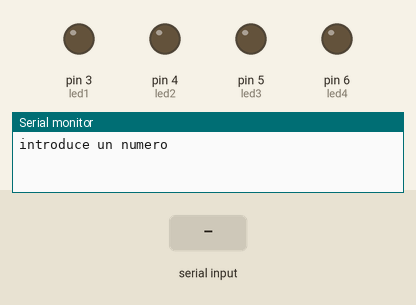
This sketch was run on a simulated Arduino Uno, built with avr-gcc and run on an emulated ATmega328P. Parts: output pins drawn as LEDs (lit = HIGH), the last lines printed to the serial monitor. Inputs (shaded band) come from the test bench.

Above: at 1.2 s.
1.3 s: "90,45\n" received over Serial
At 3.1 s:
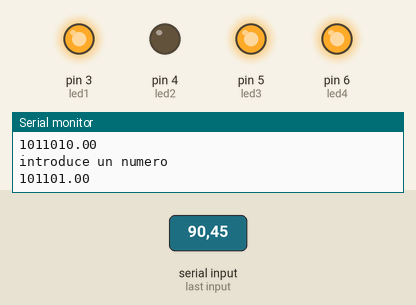
3.8 s: "30,150\n" received over Serial
At 6.0 s:
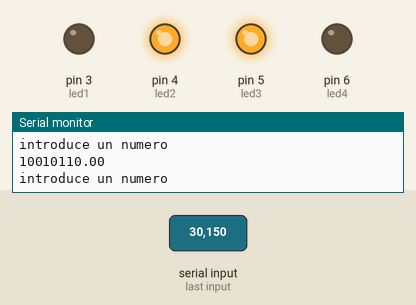
6.3 s: "5\n" received over Serial
At 7.3 s:
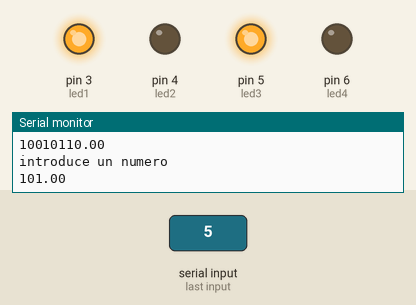
9.3 s: "200\n" received over Serial
At 9.7 s:
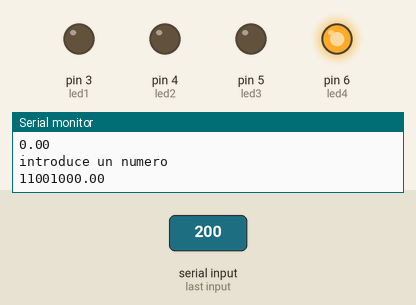
12.3 s: "90\n" received over Serial
At 13.3 s:
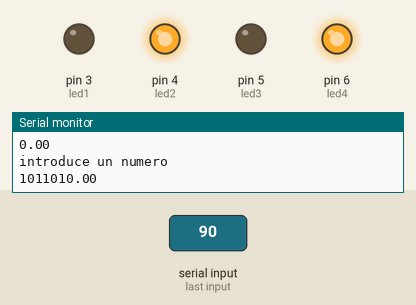
Timing chart, 0 to 15.8 s (numbered marks = the images above; inputs shaded):
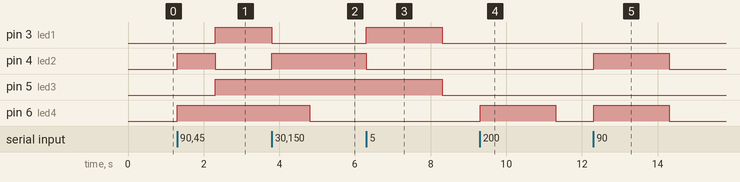

Measured:
- after the input at 1.3 s, pin 3 (led1), pin 5 (led3): LOW → HIGH after 1.0 s; pin 4 (led2): LOW → HIGH at once, → LOW 1.0 s later; pin 6 (led4): LOW → HIGH at once
- after the input at 3.8 s, pin 3 (led1): HIGH → LOW after 0.00 s instead of 0.51 s; pin 4 (led2): LOW → HIGH at once; pin 5 (led3): stays HIGH (without the input it goes to LOW after 0.51 s); pin 6 (led4): HIGH → LOW after 1.0 s instead of 0.51 s
- after the input at 6.3 s, pin 3 (led1): LOW → HIGH at once, → LOW 2.0 s later; pin 4 (led2): HIGH → LOW after 0.00 s instead of 0.51 s; pin 5 (led3): HIGH → LOW after 2.0 s instead of 0.51 s
- after the input at 9.3 s, pin 6 (led4): LOW → HIGH at once, → LOW 2.0 s later
- after the input at 12.3 s, pin 4 (led2), pin 6 (led4): LOW → HIGH at once, → LOW 2.0 s later

The sketch:

Programa.ino
```cpp
#include <math.h> //biblioteca que incluye funciones matemáticas
int numero,  digito, cont;
double binario, ex, base;//variables para hacer funciones de numeros decimales
int leds[4];//matriz de 4 led

int led1 = 3, led2 = 4, led3 = 5, led4 = 6; //variables con su numero de led

void setup() {
  Serial.begin(9600);
  pinMode(led1, OUTPUT);
  pinMode(led2, OUTPUT);
  pinMode(led3, OUTPUT);
  pinMode(led4, OUTPUT);
  Serial.println("introduce un numero");

}

void loop() {
  if (Serial.available() > 0 ) {

    do {

      numero = Serial.parseInt();//convertimos el numero dato ingresado a numero entero
    } while (numero < 0); //condicion while que
    base = 10;
    ex = 0;
    cont = 0;
    binario = 0;
    leds[3] = 0;
    leds[2] = 0;
    leds[1] = 0;
    leds[0] = 0;
    while (numero != 0 ) {
      digito = numero % 2;
      binario =  binario + digito * Exp(base, ex)  ;
      leds[cont] = digito;
      ex++;
      cont++;
      numero = numero / 2;
      digito = 0;
    }
    Serial.println(binario);
    digitalWrite(led4, leds[3]);
    digitalWrite(led3, leds[2]);
    digitalWrite(led2, leds[1]);
    digitalWrite(led1, leds[0]);

    delay(1000);
    Serial.println("introduce un numero");
  }
}

double Exp ( double base, double exponente ) {
  double respuesta = 1;

  for (int i = 1; i <= exponente; i++) {
    respuesta = respuesta * base;

  }
  return respuesta;

}
```
